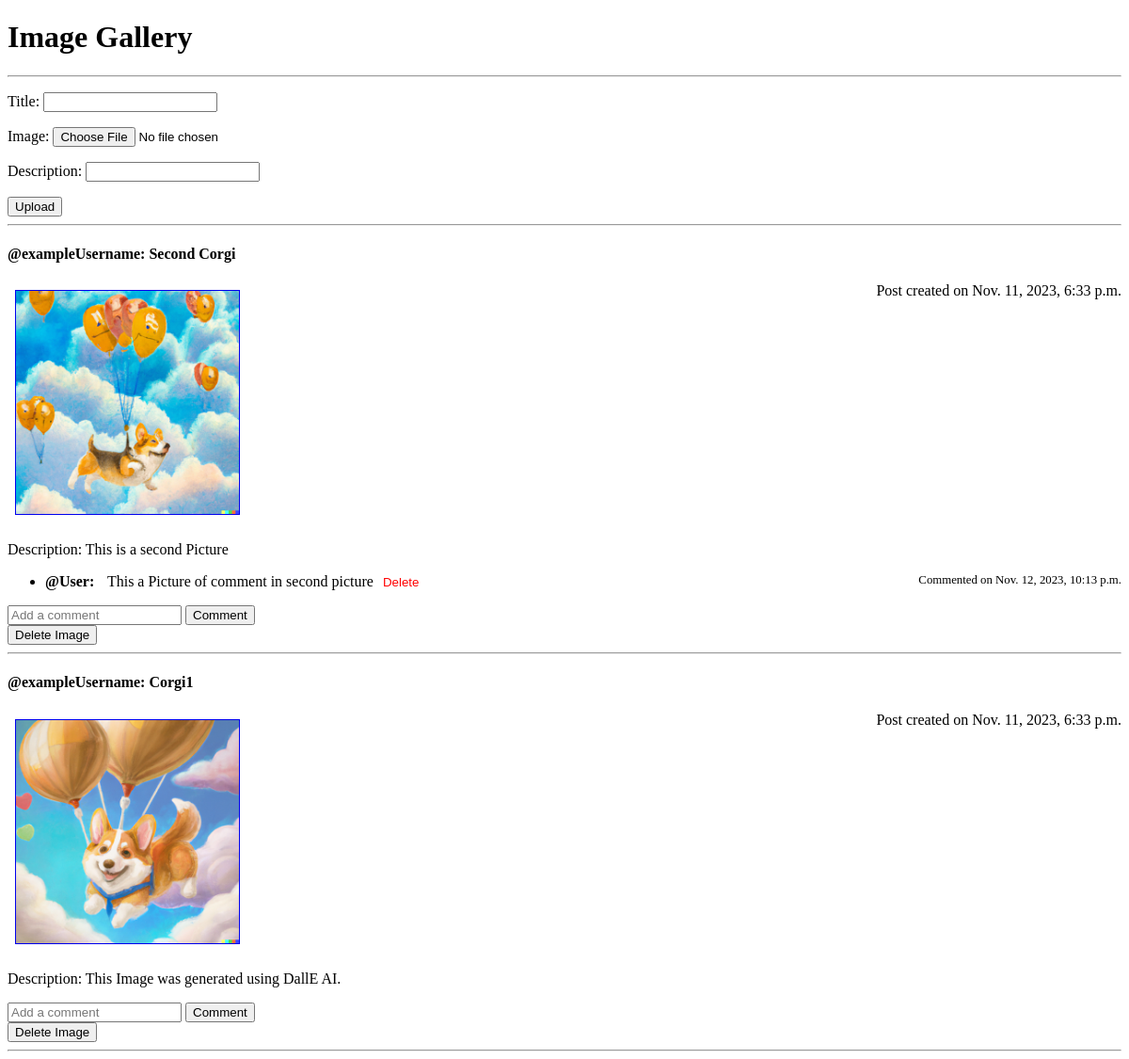
The page / on the database its author committed.
### gallery/models.py (models this page shows)
class Image(models.Model):
    title=models.CharField(max_length=100)
    image=models.ImageField(upload_to="images/uploads")
    description=models.CharField(max_length=200)
    date_posted = models.DateTimeField(auto_now_add=True)

class ImageComment(models.Model):
    post = models.ForeignKey('Image', on_delete=models.CASCADE, related_name='comments')
    text = models.TextField()
    date_commented = models.DateTimeField(auto_now_add=True)

### gallery/views.py (the view)
# urls.py: path('', views.images, name='homepage'),
def images(request):
    if request.method == "POST":
        form=ImageForm(data=request.POST,files=request.FILES)
        if form.is_valid():
            form.save()
            obj=form.instance
            return render(request,"template.html",{"obj":obj})
    else:
        form=ImageForm()
        img = Image.objects.all().order_by('-id')
        return render(request,"template.html",{"img":img,"form":form})

### gallery/forms.py
class ImageForm(forms.ModelForm):
    class Meta:
        model=Image
        fields=("title","image",'description')

### gallery/templates/template.html (shortened to what this page needs)
<!DOCTYPE html>
<html>
<head>
</head>
<body>
    <h1>Image Gallery</h1>
    <hr>
    <div class="container">
        <form action="" method="post" enctype="multipart/form-data">
            {{ form.as_p }}
            <button type="submit" class="btn btn-lg btn-success">Upload</button>
        </form>
        <hr>
        {% for x in img %}
            <h4 class="text-center">@exampleUsername: {{ x.title }}</h4>
            <a href="{% url 'image_detail' x.id %}">
                <img src="{{ x.image.url }}" height="20%" width="20%" class="img-thumbnail" alt="{{ x.title }}">
            </a>
            <span class="post-date" style="font-size: 1em; float: right;">Post created on {{ x.date_posted }}</span>
            <p class="text-center">Description: {{ x.description }}</p>
            <ul>
                {% for comment in x.comments.all %}
                    <li class="comment-content">
                        <span class="comment-username" style="font-weight: bold; margin-right: 10px;">@User{{ comment.user.username }}:</span>
                        {{ comment.text }}
                        <span class="comment-date" style="font-size: 0.8em; float: right;">Commented on {{ comment.date_commented }}</span>
                        <form method="post" action="{% url 'delete_Imagecomment' x.id comment.id %}" style="display: inline;">
                            <button type="submit" style="background: none; border: none; color: red; cursor: pointer;">Delete</button>
                        </form>
                    </li>
                {% endfor %}
            </ul>
            <form method="post" action="{% url 'add_Imagecomment' x.id %}">
                <input type="text" name="comment_text" placeholder="Add a comment">
                <button type="submit">Comment</button>
            </form>
            <form method="post" action="{% url 'delete_image' x.id %}">
                <button type="submit" class="btn btn-lg btn-danger">Delete Image</button>
            </form>
            <hr>
        {% endfor %}
    </div>
</body>
</html>

### gallery/templates/template.html (style rules this page uses)
.container { text-align: left; }
.img-thumbnail { border: 1px solid; margin: 8px; }
.comment-content { margin-top: 10px; }

### rows shown on the page
Image: title "Second Corgi", image (picture), date_posted "Nov. 11, 2023, 6:33 p.m.", description "This is a second Picture"
ImageComment: text "This a Picture of comment in second picture", date_commented "Nov. 12, 2023, 10:13 p.m."
Image: title "Corgi1", image (picture), date_posted "Nov. 11, 2023, 6:33 p.m.", description "This Image was generated using DallE AI."
